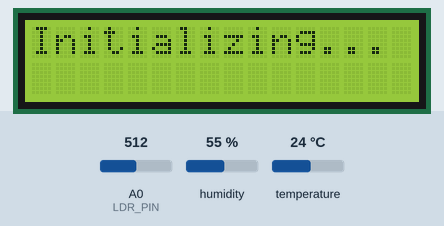
This sketch was run on a simulated ESP8266 (NodeMCU). Parts: 16×2 character LCD. Inputs (shaded band) come from the test bench; at power-on: A0 (LDR_PIN) = 512, humidity 55 %, temperature 24 °C. WiFi joins after 1.5 s; servers stay silent unless stated; random numbers use the default seed unless the sketch sets one; not simulated (calls return 0 or success): secrets.h; what the sketch prints to the serial monitor is not drawn.

Above: at 0.1 s.
At 7.2 s:
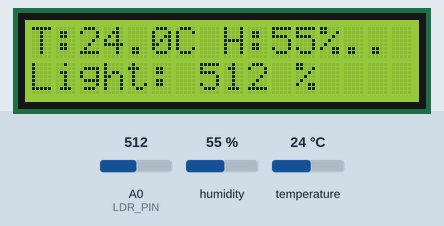

The sketch:

rainfall1.ino
```cpp
#include <ESP8266WiFi.h>
#include "secrets.h"
#include "ThingSpeak.h" // always include thingspeak header file after other header files and custom macros
#include <DHT.h>
#include <Wire.h>
#include <LiquidCrystal_I2C.h>

// Define pins and settings
#define DHTPIN D4          // DHT11 data pin
#define DHTTYPE DHT11
#define LDR_PIN A0         // LDR connected to analog pin A0

DHT dht(DHTPIN, DHTTYPE);
LiquidCrystal_I2C lcd(0x27, 16, 2);
char ssid[] = "purple";   // your network SSID (name)
char pass[] = "1234567890";   // your network password
int keyIndex = 0;            // your network key Index number (needed only for WEP)
WiFiClient  client;

unsigned long myChannelNumber = 3019107;
const char * myWriteAPIKey = "9T3U9RKNY82FH3FX";

// Initialize our values
int number1 = 0;
int number2 = random(0,100);
int number3 = random(0,100);
int number4 = random(0,100);
String myStatus = "";

void setup() {
  Serial.begin(115200);  // Initialize serial
  while (!Serial) {
    ; // wait for serial port to connect. Needed for Leonardo native USB port only
  }
  dht.begin();
  lcd.init();
  lcd.backlight();

  lcd.setCursor(0, 0);
  lcd.print("Initializing...");
  delay(2000);
  WiFi.mode(WIFI_STA);
  ThingSpeak.begin(client);  // Initialize ThingSpeak
}

void loop() {

  // Connect or reconnect to WiFi
  if(WiFi.status() != WL_CONNECTED){
    Serial.print("Attempting to connect to SSID: ");
    Serial.println(SECRET_SSID);
    while(WiFi.status() != WL_CONNECTED){
      WiFi.begin(ssid, pass);  // Connect to WPA/WPA2 network. Change this line if using open or WEP network
      Serial.print(".");
      delay(5000);
    }
    Serial.println("\nConnected.");
  }
   float temp = dht.readTemperature();
  float humid = dht.readHumidity();

  // Read LDR value
  int ldrValue = analogRead(LDR_PIN);


  // Print to Serial
  Serial.print("Temp: ");
  Serial.print(temp);
  Serial.print(" C  Humid: ");
  Serial.print(humid);


  // Print to LCD
  lcd.setCursor(0, 0);
  lcd.print("T:");
  lcd.print(temp, 1);
  lcd.print("C H:");
  lcd.print(humid, 0);
  lcd.print("%");

  lcd.setCursor(0, 1);
  lcd.print("Light: ");
  lcd.print(ldrValue);
  lcd.print(" %");


  // set the fields with the values
  ThingSpeak.setField(1, temp);
  ThingSpeak.setField(2, humid);
  ThingSpeak.setField(3, ldrValue);


  // figure out the status message
  if(number1 > number2){
    myStatus = String("field1 is greater than field2");
  }
  else if(number1 < number2){
    myStatus = String("field1 is less than field2");
  }
  else{
    myStatus = String("field1 equals field2");
  }

  // set the status
  ThingSpeak.setStatus(myStatus);

  // write to the ThingSpeak channel
  int x = ThingSpeak.writeFields(myChannelNumber, myWriteAPIKey);
  if(x == 200){
    Serial.println("Channel update successful.");
  }
  else{
    Serial.println("Problem updating channel. HTTP error code " + String(x));
  }

  // change the values
  number1++;
  if(number1 > 99){
    number1 = 0;
  }
  number2 = random(0,100);
  number3 = random(0,100);
  number4 = random(0,100);

  delay(20000); // Wait 20 seconds to update the channel again
}
```
